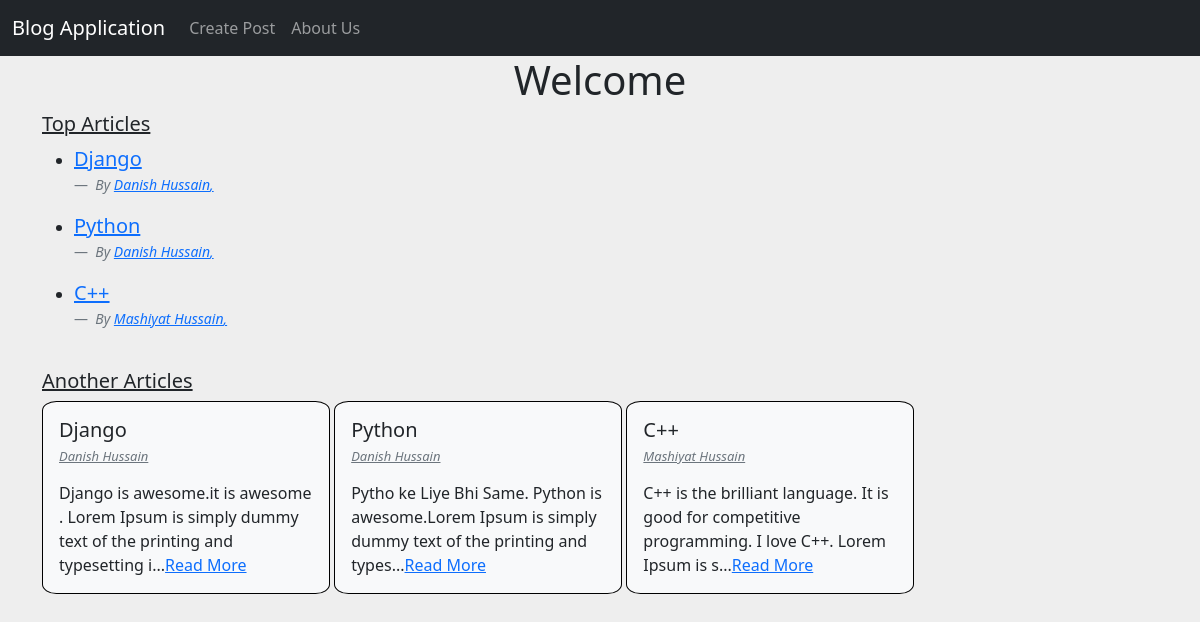
The page / on the database its author committed.
### main/models.py (models this page shows)
class Article(models.Model):
    title = models.CharField(max_length=256)
    content = models.TextField()
    createdAt = models.DateTimeField(auto_now_add=True)
    authors = models.ManyToManyField('Author')
    def __str__(self):
        return self.title

class Author(models.Model):
    name = models.CharField(max_length=256)
    def __str__(self):
        return self.name

### main/views.py (the view)
# urls.py: path('', views.index, name='index'),
def index(request):
    latest_articles = models.Article.objects.all().order_by('-createdAt')[:10]
    context = {
        "latest_articles": latest_articles
    }
    return render(request,'main/index.html', context)

### templates/main/index.html (shortened to what this page needs)
{% extends 'main/base.html' %}
{% block content %}
<div class ="container">
<h1 style="text-align:center;">Welcome</h1>
<div class="row">
<div class="col">
<h5><u>Top Articles </u></h5>
<ul>
{% for article in latest_articles%}
<li>
<blockquote class="blockquote">
<a href= "{% url 'get_article' article.id %}">
{{article}}
</a>
</blockquote>
<figcaption class="blockquote-footer">
<cite title="Written By">
By {% for author in article.authors.all %}
<a href="{% url 'get_author' author.id %}">
{{author}},
</a>
{% endfor %}
</cite>
  </figcaption>
</li>
{% endfor %}
</ul>
</div>
</div>
<br>
<h5><u>Another Articles </u></h5>
{% for article in latest_articles%}
<div class="card h-100 text-dark bg-light mb-3" style="width: 18rem; display:inline-block; border-radius: 5%; border: 1px solid #000000;">
  <div class="card-body">
  <h5 class="card-title">{{ article.title }}</h5>
  {% for author in article.authors.all %}
  <h6 class="card-subtitle mb-2">
  <cite><a class="text-muted" style="font-size:13px;" href="{% url 'get_author' author.id %}">
{{author}}
</a></cite></h6>
  {% endfor %}
  <p class="card-text">{{article.content |slice:":100" }}...<a href="{% url 'get_article' article.id %}" class="card-link">Read More</a></p>
  </div>
</div>
{% endfor %}
</div>
{% endblock content %}

### rows shown on the page
Article: title "Django", content "Django is awesome.it is awesome . Lorem Ipsum is simply dummy text of the printing and typesetting i"
Author: name "Danish Hussain"
Article: title "Python", content "Pytho ke Liye Bhi Same. Python is awesome.Lorem Ipsum is simply dummy text of the printing and types"
Article: title "C++", content "C++ is the brilliant language. It is good for competitive programming. I love C++. Lorem Ipsum is s"
Author: name "Mashiyat Hussain"
